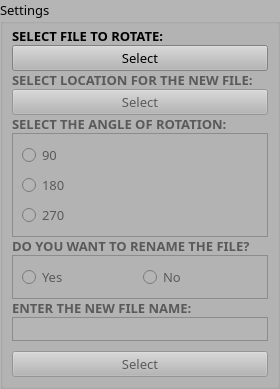
        <widget class="QGroupBox" name="settings_frame">
         <property name="sizePolicy">
          <sizepolicy hsizetype="Preferred" vsizetype="Preferred">
           <horstretch>6</horstretch>
           <verstretch>0</verstretch>
          </sizepolicy>
         </property>
         <property name="palette">
          <palette>
           <active>
            <colorrole role="WindowText">
             <brush brushstyle="SolidPattern">
              <color alpha="255">
               <red>0</red>
               <green>0</green>
               <blue>0</blue>
              </color>
             </brush>
            </colorrole>
            <colorrole role="Button">
             <brush brushstyle="SolidPattern">
              <color alpha="255">
               <red>181</red>
               <green>181</green>
               <blue>181</blue>
              </color>
             </brush>
            </colorrole>
            <colorrole role="Light">
             <brush brushstyle="SolidPattern">
              <color alpha="255">
               <red>255</red>
               <green>255</green>
               <blue>255</blue>
              </color>
             </brush>
            </colorrole>
            <colorrole role="Midlight">
             <brush brushstyle="SolidPattern">
              <color alpha="255">
               <red>218</red>
               <green>218</green>
               <blue>218</blue>
              </color>
             </brush>
            </colorrole>
            <colorrole role="Dark">
             <brush brushstyle="SolidPattern">
              <color alpha="255">
               <red>90</red>
               <green>90</green>
               <blue>90</blue>
              </color>
             </brush>
            </colorrole>
            <colorrole role="Mid">
             <brush brushstyle="SolidPattern">
              <color alpha="255">
               <red>121</red>
               <green>121</green>
               <blue>121</blue>
              </color>
             </brush>
            </colorrole>
            <colorrole role="Text">
             <brush brushstyle="SolidPattern">
              <color alpha="255">
               <red>0</red>
               <green>0</green>
               <blue>0</blue>
              </color>
             </brush>
            </colorrole>
            <colorrole role="BrightText">
             <brush brushstyle="SolidPattern">
              <color alpha="255">
               <red>255</red>
               <green>255</green>
               <blue>255</blue>
              </color>
             </brush>
            </colorrole>
            <colorrole role="ButtonText">
             <brush brushstyle="SolidPattern">
              <color alpha="255">
               <red>0</red>
               <green>0</green>
               <blue>0</blue>
              </color>
             </brush>
            </colorrole>
            <colorrole role="Base">
             <brush brushstyle="SolidPattern">
              <color alpha="255">
               <red>255</red>
               <green>255</green>
               <blue>255</blue>
              </color>
             </brush>
            </colorrole>
            <colorrole role="Window">
             <brush brushstyle="SolidPattern">
              <color alpha="255">
               <red>181</red>
               <green>181</green>
               <blue>181</blue>
              </color>
             </brush>
            </colorrole>
            <colorrole role="Shadow">
             <brush brushstyle="SolidPattern">
              <color alpha="255">
               <red>0</red>
               <green>0</green>
               <blue>0</blue>
              </color>
             </brush>
            </colorrole>
            <colorrole role="AlternateBase">
             <brush brushstyle="SolidPattern">
              <color alpha="255">
               <red>218</red>
               <green>218</green>
               <blue>218</blue>
              </color>
             </brush>
            </colorrole>
            <colorrole role="ToolTipBase">
             <brush brushstyle="SolidPattern">
              <color alpha="255">
               <red>255</red>
               <green>255</green>
               <blue>220</blue>
              </color>
             </brush>
            </colorrole>
            <colorrole role="ToolTipText">
             <brush brushstyle="SolidPattern">
              <color alpha="255">
               <red>0</red>
               <green>0</green>
               <blue>0</blue>
              </color>
             </brush>
            </colorrole>
            <colorrole role="PlaceholderText">
             <brush brushstyle="SolidPattern">
              <color alpha="128">
               <red>0</red>
               <green>0</green>
               <blue>0</blue>
              </color>
             </brush>
            </colorrole>
           </active>
           <inactive>
            <colorrole role="WindowText">
             <brush brushstyle="SolidPattern">
              <color alpha="255">
               <red>0</red>
               <green>0</green>
               <blue>0</blue>
              </color>
             </brush>
            </colorrole>
            <colorrole role="Button">
             <brush brushstyle="SolidPattern">
              <color alpha="255">
               <red>181</red>
               <green>181</green>
               <blue>181</blue>
              </color>
             </brush>
            </colorrole>
            <colorrole role="Light">
             <brush brushstyle="SolidPattern">
              <color alpha="255">
               <red>255</red>
               <green>255</green>
               <blue>255</blue>
              </color>
             </brush>
            </colorrole>
            <colorrole role="Midlight">
             <brush brushstyle="SolidPattern">
              <color alpha="255">
               <red>218</red>
               <green>218</green>
               <blue>218</blue>
              </color>
             </brush>
            </colorrole>
            <colorrole role="Dark">
             <brush brushstyle="SolidPattern">
              <color alpha="255">
               <red>90</red>
               <green>90</green>
               <blue>90</blue>
              </color>
             </brush>
            </colorrole>
            <colorrole role="Mid">
             <brush brushstyle="SolidPattern">
              <color alpha="255">
               <red>121</red>
               <green>121</green>
               <blue>121</blue>
              </color>
             </brush>
            </colorrole>
            <colorrole role="Text">
             <brush brushstyle="SolidPattern">
              <color alpha="255">
               <red>0</red>
               <green>0</green>
               <blue>0</blue>
              </color>
             </brush>
            </colorrole>
            <colorrole role="BrightText">
             <brush brushstyle="SolidPattern">
              <color alpha="255">
               <red>255</red>
               <green>255</green>
               <blue>255</blue>
              </color>
             </brush>
            </colorrole>
            <colorrole role="ButtonText">
             <brush brushstyle="SolidPattern">
              <color alpha="255">
               <red>0</red>
               <green>0</green>
               <blue>0</blue>
              </color>
             </brush>
            </colorrole>
            <colorrole role="Base">
             <brush brushstyle="SolidPattern">
              <color alpha="255">
               <red>255</red>
               <green>255</green>
               <blue>255</blue>
              </color>
             </brush>
            </colorrole>
            <colorrole role="Window">
             <brush brushstyle="SolidPattern">
              <color alpha="255">
               <red>181</red>
               <green>181</green>
               <blue>181</blue>
              </color>
             </brush>
            </colorrole>
            <colorrole role="Shadow">
             <brush brushstyle="SolidPattern">
              <color alpha="255">
               <red>0</red>
               <green>0</green>
               <blue>0</blue>
              </color>
             </brush>
            </colorrole>
            <colorrole role="AlternateBase">
             <brush brushstyle="SolidPattern">
              <color alpha="255">
               <red>218</red>
               <green>218</green>
               <blue>218</blue>
              </color>
             </brush>
            </colorrole>
            <colorrole role="ToolTipBase">
             <brush brushstyle="SolidPattern">
              <color alpha="255">
               <red>255</red>
               <green>255</green>
               <blue>220</blue>
              </color>
             </brush>
            </colorrole>
            <colorrole role="ToolTipText">
             <brush brushstyle="SolidPattern">
              <color alpha="255">
               <red>0</red>
               <green>0</green>
               <blue>0</blue>
              </color>
             </brush>
            </colorrole>
            <colorrole role="PlaceholderText">
             <brush brushstyle="SolidPattern">
              <color alpha="128">
               <red>0</red>
               <green>0</green>
               <blue>0</blue>
              </color>
             </brush>
            </colorrole>
           </inactive>
           <disabled>
            <colorrole role="WindowText">
             <brush brushstyle="SolidPattern">
              <color alpha="255">
               <red>90</red>
               <green>90</green>
               <blue>90</blue>
              </color>
             </brush>
            </colorrole>
            <colorrole role="Button">
             <brush brushstyle="SolidPattern">
              <color alpha="255">
               <red>181</red>
               <green>181</green>
               <blue>181</blue>
              </color>
             </brush>
            </colorrole>
            <colorrole role="Light">
             <brush brushstyle="SolidPattern">
              <color alpha="255">
               <red>255</red>
               <green>255</green>
               <blue>255</blue>
              </color>
             </brush>
            </colorrole>
            <colorrole role="Midlight">
             <brush brushstyle="SolidPattern">
              <color alpha="255">
               <red>218</red>
               <green>218</green>
               <blue>218</blue>
              </color>
             </brush>
            </colorrole>
            <colorrole role="Dark">
             <brush brushstyle="SolidPattern">
              <color alpha="255">
               <red>90</red>
               <green>90</green>
               <blue>90</blue>
              </color>
             </brush>
            </colorrole>
            <colorrole role="Mid">
             <brush brushstyle="SolidPattern">
              <color alpha="255">
               <red>121</red>
               <green>121</green>
               <blue>121</blue>
              </color>
             </brush>
            </colorrole>
            <colorrole role="Text">
             <brush brushstyle="SolidPattern">
              <color alpha="255">
               <red>90</red>
               <green>90</green>
               <blue>90</blue>
              </color>
             </brush>
            </colorrole>
            <colorrole role="BrightText">
             <brush brushstyle="SolidPattern">
              <color alpha="255">
               <red>255</red>
               <green>255</green>
               <blue>255</blue>
              </color>
             </brush>
            </colorrole>
            <colorrole role="ButtonText">
             <brush brushstyle="SolidPattern">
              <color alpha="255">
               <red>90</red>
               <green>90</green>
               <blue>90</blue>
              </color>
             </brush>
            </colorrole>
            <colorrole role="Base">
             <brush brushstyle="SolidPattern">
              <color alpha="255">
               <red>181</red>
               <green>181</green>
               <blue>181</blue>
              </color>
             </brush>
            </colorrole>
            <colorrole role="Window">
             <brush brushstyle="SolidPattern">
              <color alpha="255">
               <red>181</red>
               <green>181</green>
               <blue>181</blue>
              </color>
             </brush>
            </colorrole>
            <colorrole role="Shadow">
             <brush brushstyle="SolidPattern">
              <color alpha="255">
               <red>0</red>
               <green>0</green>
               <blue>0</blue>
              </color>
             </brush>
            </colorrole>
            <colorrole role="AlternateBase">
             <brush brushstyle="SolidPattern">
              <color alpha="255">
               <red>181</red>
               <green>181</green>
               <blue>181</blue>
              </color>
             </brush>
            </colorrole>
            <colorrole role="ToolTipBase">
             <brush brushstyle="SolidPattern">
              <color alpha="255">
               <red>255</red>
               <green>255</green>
               <blue>220</blue>
              </color>
             </brush>
            </colorrole>
            <colorrole role="ToolTipText">
             <brush brushstyle="SolidPattern">
              <color alpha="255">
               <red>0</red>
               <green>0</green>
               <blue>0</blue>
              </color>
             </brush>
            </colorrole>
            <colorrole role="PlaceholderText">
             <brush brushstyle="SolidPattern">
              <color alpha="128">
               <red>0</red>
               <green>0</green>
               <blue>0</blue>
              </color>
             </brush>
            </colorrole>
           </disabled>
          </palette>
         </property>
         <property name="font">
          <font>
           <family>Century Gothic</family>
           <pointsize>10</pointsize>
          </font>
         </property>
         <property name="title">
          <string>Settings</string>
         </property>
         <layout class="QVBoxLayout" name="settings_layout" stretch="0,0,0,0,0,0,0,0,0,0,0,0">
          <property name="spacing">
           <number>0</number>
          </property>
          <property name="leftMargin">
           <number>9</number>
          </property>
          <property name="topMargin">
           <number>3</number>
          </property>
          <property name="rightMargin">
           <number>9</number>
          </property>
          <property name="bottomMargin">
           <number>9</number>
          </property>
          <item>
           <widget class="QLabel" name="select_file_label">
            <property name="font">
             <font>
              <weight>75</weight>
              <bold>true</bold>
             </font>
            </property>
            <property name="text">
             <string>SELECT FILE TO ROTATE:</string>
            </property>
           </widget>
          </item>
          <item>
           <widget class="QPushButton" name="select_file_button">
            <property name="text">
             <string>Select</string>
            </property>
           </widget>
          </item>
          <item>
           <widget class="QLabel" name="select_location_label">
            <property name="enabled">
             <bool>false</bool>
            </property>
            <property name="font">
             <font>
              <weight>75</weight>
              <bold>true</bold>
             </font>
            </property>
            <property name="text">
             <string>SELECT LOCATION FOR THE NEW FILE:</string>
            </property>
           </widget>
          </item>
          <item>
           <widget class="QPushButton" name="select_location_button">
            <property name="enabled">
             <bool>false</bool>
            </property>
            <property name="text">
             <string>Select</string>
            </property>
           </widget>
          </item>
          <item>
           <widget class="QLabel" name="select_angle_label">
            <property name="enabled">
             <bool>false</bool>
            </property>
            <property name="font">
             <font>
              <weight>75</weight>
              <bold>true</bold>
             </font>
            </property>
            <property name="text">
             <string>SELECT THE ANGLE OF ROTATION:</string>
            </property>
           </widget>
          </item>
          <item>
           <widget class="QFrame" name="angle_inner_frame">
            <property name="minimumSize">
             <size>
              <width>0</width>
              <height>24</height>
             </size>
            </property>
            <property name="frameShape">
             <enum>QFrame::StyledPanel</enum>
            </property>
            <property name="frameShadow">
             <enum>QFrame::Raised</enum>
            </property>
            <layout class="QVBoxLayout" name="verticalLayout">
             <item>
              <widget class="QRadioButton" name="radioButton_90">
               <property name="enabled">
                <bool>false</bool>
               </property>
               <property name="text">
                <string>90</string>
               </property>
               <property name="checked">
                <bool>false</bool>
               </property>
               <property name="autoExclusive">
                <bool>true</bool>
               </property>
              </widget>
             </item>
             <item>
              <widget class="QRadioButton" name="radioButton_180">
               <property name="enabled">
                <bool>false</bool>
               </property>
               <property name="text">
                <string>180</string>
               </property>
              </widget>
             </item>
             <item>
              <widget class="QRadioButton" name="radioButton_270">
               <property name="enabled">
                <bool>false</bool>
               </property>
               <property name="text">
                <string>270</string>
               </property>
              </widget>
             </item>
            </layout>
           </widget>
          </item>
          <item>
           <widget class="QLabel" name="rename_label">
            <property name="enabled">
             <bool>false</bool>
            </property>
            <property name="font">
             <font>
              <weight>75</weight>
              <bold>true</bold>
             </font>
            </property>
            <property name="text">
             <string>DO YOU WANT TO RENAME THE FILE?</string>
            </property>
           </widget>
          </item>
          <item>
           <widget class="QFrame" name="rename_inner_frame">
            <property name="enabled">
             <bool>true</bool>
            </property>
            <property name="sizePolicy">
             <sizepolicy hsizetype="Preferred" vsizetype="Preferred">
              <horstretch>0</horstretch>
              <verstretch>0</verstretch>
             </sizepolicy>
            </property>
            <property name="minimumSize">
             <size>
              <width>0</width>
              <height>24</height>
             </size>
            </property>
            <property name="frameShape">
             <enum>QFrame::StyledPanel</enum>
            </property>
            <property name="frameShadow">
             <enum>QFrame::Raised</enum>
            </property>
            <layout class="QHBoxLayout" name="horizontalLayout">
             <item>
              <widget class="QRadioButton" name="radioButton_yes">
               <property name="enabled">
                <bool>false</bool>
               </property>
               <property name="text">
                <string>Yes</string>
               </property>
               <property name="checked">
                <bool>false</bool>
               </property>
              </widget>
             </item>
             <item>
              <widget class="QRadioButton" name="radioButton_no">
               <property name="enabled">
                <bool>false</bool>
               </property>
               <property name="text">
                <string>No</string>
               </property>
               <property name="checked">
                <bool>false</bool>
               </property>
               <property name="autoExclusive">
                <bool>true</bool>
               </property>
              </widget>
             </item>
            </layout>
           </widget>
          </item>
          <item>
           <widget class="QLabel" name="enter_name_label">
            <property name="enabled">
             <bool>false</bool>
            </property>
            <property name="font">
             <font>
              <weight>75</weight>
              <bold>true</bold>
             </font>
            </property>
            <property name="text">
             <string>ENTER THE NEW FILE NAME:</string>
            </property>
           </widget>
          </item>
          <item>
           <widget class="QTextBrowser" name="enter_name_text_browser">
            <property name="enabled">
             <bool>false</bool>
            </property>
            <property name="sizePolicy">
             <sizepolicy hsizetype="Expanding" vsizetype="Expanding">
              <horstretch>0</horstretch>
              <verstretch>0</verstretch>
             </sizepolicy>
            </property>
            <property name="maximumSize">
             <size>
              <width>16777215</width>
              <height>24</height>
             </size>
            </property>
            <property name="verticalScrollBarPolicy">
             <enum>Qt::ScrollBarAlwaysOff</enum>
            </property>
            <property name="horizontalScrollBarPolicy">
             <enum>Qt::ScrollBarAlwaysOff</enum>
            </property>
            <property name="tabChangesFocus">
             <bool>true</bool>
            </property>
            <property name="readOnly">
             <bool>false</bool>
            </property>
           </widget>
          </item>
          <item>
           <spacer name="horizontal_spacer_3">
            <property name="orientation">
             <enum>Qt::Horizontal</enum>
            </property>
            <property name="sizeHint" stdset="0">
             <size>
              <width>40</width>
              <height>10</height>
             </size>
            </property>
           </spacer>
          </item>
          <item>
           <widget class="QPushButton" name="enter_name_button">
            <property name="enabled">
             <bool>false</bool>
            </property>
            <property name="text">
             <string>Select</string>
            </property>
           </widget>
          </item>
         </layout>
        </widget>
